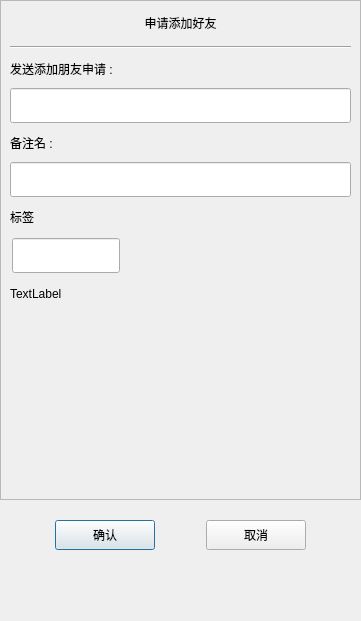
<?xml version="1.0" encoding="UTF-8"?>
<ui version="4.0">
 <class>AuthenFriend</class>
 <widget class="QDialog" name="AuthenFriend">
  <property name="geometry">
   <rect>
    <x>0</x>
    <y>0</y>
    <width>361</width>
    <height>621</height>
   </rect>
  </property>
  <property name="minimumSize">
   <size>
    <width>361</width>
    <height>621</height>
   </size>
  </property>
  <property name="maximumSize">
   <size>
    <width>361</width>
    <height>621</height>
   </size>
  </property>
  <property name="windowTitle">
   <string>Dialog</string>
  </property>
  <layout class="QVBoxLayout" name="verticalLayout">
   <property name="spacing">
    <number>0</number>
   </property>
   <property name="leftMargin">
    <number>0</number>
   </property>
   <property name="topMargin">
    <number>0</number>
   </property>
   <property name="rightMargin">
    <number>0</number>
   </property>
   <property name="bottomMargin">
    <number>0</number>
   </property>
   <item>
    <widget class="QScrollArea" name="scrollArea">
     <property name="minimumSize">
      <size>
       <width>0</width>
       <height>500</height>
      </size>
     </property>
     <property name="maximumSize">
      <size>
       <width>16777215</width>
       <height>500</height>
      </size>
     </property>
     <property name="widgetResizable">
      <bool>true</bool>
     </property>
     <widget class="QWidget" name="scrollcontent">
      <property name="geometry">
       <rect>
        <x>0</x>
        <y>0</y>
        <width>359</width>
        <height>498</height>
       </rect>
      </property>
      <property name="minimumSize">
       <size>
        <width>0</width>
        <height>0</height>
       </size>
      </property>
      <layout class="QVBoxLayout" name="verticalLayout_2">
       <property name="spacing">
        <number>0</number>
       </property>
       <property name="leftMargin">
        <number>0</number>
       </property>
       <property name="rightMargin">
        <number>0</number>
       </property>
       <item>
        <widget class="QLabel" name="apply_lb">
         <property name="minimumSize">
          <size>
           <width>0</width>
           <height>25</height>
          </size>
         </property>
         <property name="maximumSize">
          <size>
           <width>16777215</width>
           <height>25</height>
          </size>
         </property>
         <property name="text">
          <string>申请添加好友</string>
         </property>
         <property name="alignment">
          <set>Qt::AlignCenter</set>
         </property>
        </widget>
       </item>
       <item>
        <widget class="QWidget" name="apply_wid" native="true">
         <layout class="QVBoxLayout" name="verticalLayout_3">
          <property name="spacing">
           <number>7</number>
          </property>
          <property name="topMargin">
           <number>11</number>
          </property>
          <item>
           <widget class="Line" name="line">
            <property name="orientation">
             <enum>Qt::Horizontal</enum>
            </property>
           </widget>
          </item>
          <item>
           <widget class="QLabel" name="label">
            <property name="minimumSize">
             <size>
              <width>0</width>
              <height>25</height>
             </size>
            </property>
            <property name="maximumSize">
             <size>
              <width>16777215</width>
              <height>16777215</height>
             </size>
            </property>
            <property name="text">
             <string>发送添加朋友申请 :</string>
            </property>
           </widget>
          </item>
          <item>
           <widget class="CustomizeEdit" name="name_ed">
            <property name="minimumSize">
             <size>
              <width>0</width>
              <height>35</height>
             </size>
            </property>
            <property name="maximumSize">
             <size>
              <width>16777215</width>
              <height>35</height>
             </size>
            </property>
           </widget>
          </item>
          <item>
           <widget class="QLabel" name="label_2">
            <property name="minimumSize">
             <size>
              <width>0</width>
              <height>25</height>
             </size>
            </property>
            <property name="maximumSize">
             <size>
              <width>16777215</width>
              <height>16777215</height>
             </size>
            </property>
            <property name="text">
             <string>备注名 :</string>
            </property>
           </widget>
          </item>
          <item>
           <widget class="CustomizeEdit" name="back_ed">
            <property name="minimumSize">
             <size>
              <width>0</width>
              <height>35</height>
             </size>
            </property>
            <property name="maximumSize">
             <size>
              <width>16777215</width>
              <height>35</height>
             </size>
            </property>
           </widget>
          </item>
          <item>
           <widget class="QLabel" name="label_3">
            <property name="minimumSize">
             <size>
              <width>0</width>
              <height>25</height>
             </size>
            </property>
            <property name="maximumSize">
             <size>
              <width>16777215</width>
              <height>16777215</height>
             </size>
            </property>
            <property name="text">
             <string>标签</string>
            </property>
           </widget>
          </item>
          <item>
           <widget class="QWidget" name="lb_group_wid" native="true">
            <property name="minimumSize">
             <size>
              <width>0</width>
              <height>50</height>
             </size>
            </property>
            <layout class="QVBoxLayout" name="verticalLayout_4">
             <property name="spacing">
              <number>0</number>
             </property>
             <property name="leftMargin">
              <number>0</number>
             </property>
             <property name="topMargin">
              <number>0</number>
             </property>
             <property name="rightMargin">
              <number>0</number>
             </property>
             <property name="bottomMargin">
              <number>0</number>
             </property>
             <item>
              <widget class="QWidget" name="gridWidget" native="true">
               <property name="minimumSize">
                <size>
                 <width>0</width>
                 <height>40</height>
                </size>
               </property>
               <property name="maximumSize">
                <size>
                 <width>16777215</width>
                 <height>40</height>
                </size>
               </property>
               <widget class="CustomizeEdit" name="lb_ed">
                <property name="geometry">
                 <rect>
                  <x>2</x>
                  <y>2</y>
                  <width>108</width>
                  <height>35</height>
                 </rect>
                </property>
                <property name="maximumSize">
                 <size>
                  <width>16777215</width>
                  <height>35</height>
                 </size>
                </property>
               </widget>
              </widget>
             </item>
             <item>
              <widget class="QWidget" name="input_tip_wid" native="true">
               <property name="minimumSize">
                <size>
                 <width>0</width>
                 <height>35</height>
                </size>
               </property>
               <property name="maximumSize">
                <size>
                 <width>16777215</width>
                 <height>16777215</height>
                </size>
               </property>
               <layout class="QVBoxLayout" name="verticalLayout_5">
                <property name="spacing">
                 <number>0</number>
                </property>
                <property name="leftMargin">
                 <number>0</number>
                </property>
                <property name="topMargin">
                 <number>0</number>
                </property>
                <property name="rightMargin">
                 <number>0</number>
                </property>
                <property name="bottomMargin">
                 <number>0</number>
                </property>
                <item>
                 <widget class="ClickedOnceLabel" name="tip_lb">
                  <property name="minimumSize">
                   <size>
                    <width>0</width>
                    <height>0</height>
                   </size>
                  </property>
                  <property name="maximumSize">
                   <size>
                    <width>16777215</width>
                    <height>16777215</height>
                   </size>
                  </property>
                  <property name="text">
                   <string>TextLabel</string>
                  </property>
                 </widget>
                </item>
               </layout>
              </widget>
             </item>
            </layout>
           </widget>
          </item>
          <item>
           <widget class="QWidget" name="widget" native="true">
            <property name="minimumSize">
             <size>
              <width>0</width>
              <height>60</height>
             </size>
            </property>
            <layout class="QHBoxLayout" name="horizontalLayout_2">
             <property name="leftMargin">
              <number>0</number>
             </property>
             <property name="topMargin">
              <number>0</number>
             </property>
             <property name="rightMargin">
              <number>0</number>
             </property>
             <property name="bottomMargin">
              <number>0</number>
             </property>
             <item>
              <widget class="QWidget" name="lb_list" native="true">
               <property name="minimumSize">
                <size>
                 <width>287</width>
                 <height>50</height>
                </size>
               </property>
               <property name="maximumSize">
                <size>
                 <width>287</width>
                 <height>16777215</height>
                </size>
               </property>
              </widget>
             </item>
             <item>
              <widget class="QWidget" name="more_li_wid" native="true">
               <property name="minimumSize">
                <size>
                 <width>30</width>
                 <height>0</height>
                </size>
               </property>
               <property name="maximumSize">
                <size>
                 <width>30</width>
                 <height>16777215</height>
                </size>
               </property>
               <layout class="QVBoxLayout" name="verticalLayout_6">
                <property name="spacing">
                 <number>7</number>
                </property>
                <property name="leftMargin">
                 <number>2</number>
                </property>
                <property name="topMargin">
                 <number>2</number>
                </property>
                <property name="rightMargin">
                 <number>2</number>
                </property>
                <property name="bottomMargin">
                 <number>2</number>
                </property>
                <item>
                 <spacer name="verticalSpacer_3">
                  <property name="orientation">
                   <enum>Qt::Vertical</enum>
                  </property>
                  <property name="sizeHint" stdset="0">
                   <size>
                    <width>20</width>
                    <height>40</height>
                   </size>
                  </property>
                 </spacer>
                </item>
                <item>
                 <widget class="ClickedOnceLabel" name="more_lb">
                  <property name="minimumSize">
                   <size>
                    <width>25</width>
                    <height>25</height>
                   </size>
                  </property>
                  <property name="maximumSize">
                   <size>
                    <width>25</width>
                    <height>25</height>
                   </size>
                  </property>
                  <property name="text">
                   <string/>
                  </property>
                 </widget>
                </item>
                <item>
                 <spacer name="verticalSpacer_4">
                  <property name="orientation">
                   <enum>Qt::Vertical</enum>
                  </property>
                  <property name="sizeHint" stdset="0">
                   <size>
                    <width>20</width>
                    <height>60</height>
                   </size>
                  </property>
                 </spacer>
                </item>
               </layout>
              </widget>
             </item>
            </layout>
           </widget>
          </item>
         </layout>
        </widget>
       </item>
      </layout>
     </widget>
    </widget>
   </item>
   <item>
    <spacer name="verticalSpacer">
     <property name="orientation">
      <enum>Qt::Vertical</enum>
     </property>
     <property name="sizeType">
      <enum>QSizePolicy::Fixed</enum>
     </property>
     <property name="sizeHint" stdset="0">
      <size>
       <width>20</width>
       <height>10</height>
      </size>
     </property>
    </spacer>
   </item>
   <item>
    <widget class="QWidget" name="apply_sure_wid" native="true">
     <property name="minimumSize">
      <size>
       <width>0</width>
       <height>50</height>
      </size>
     </property>
     <layout class="QHBoxLayout" name="horizontalLayout">
      <item>
       <spacer name="horizontalSpacer">
        <property name="orientation">
         <enum>Qt::Horizontal</enum>
        </property>
        <property name="sizeHint" stdset="0">
         <size>
          <width>40</width>
          <height>20</height>
         </size>
        </property>
       </spacer>
      </item>
      <item>
       <widget class="ClickedBtn" name="sure_btn">
        <property name="minimumSize">
         <size>
          <width>100</width>
          <height>30</height>
         </size>
        </property>
        <property name="maximumSize">
         <size>
          <width>100</width>
          <height>30</height>
         </size>
        </property>
        <property name="text">
         <string>确认</string>
        </property>
       </widget>
      </item>
      <item>
       <spacer name="horizontalSpacer_2">
        <property name="orientation">
         <enum>Qt::Horizontal</enum>
        </property>
        <property name="sizeHint" stdset="0">
         <size>
          <width>40</width>
          <height>20</height>
         </size>
        </property>
       </spacer>
      </item>
      <item>
       <widget class="ClickedBtn" name="cancel_btn">
        <property name="minimumSize">
         <size>
          <width>100</width>
          <height>30</height>
         </size>
        </property>
        <property name="maximumSize">
         <size>
          <width>100</width>
          <height>30</height>
         </size>
        </property>
        <property name="text">
         <string>取消</string>
        </property>
       </widget>
      </item>
      <item>
       <spacer name="horizontalSpacer_3">
        <property name="orientation">
         <enum>Qt::Horizontal</enum>
        </property>
        <property name="sizeHint" stdset="0">
         <size>
          <width>40</width>
          <height>20</height>
         </size>
        </property>
       </spacer>
      </item>
     </layout>
    </widget>
   </item>
   <item>
    <spacer name="verticalSpacer_2">
     <property name="orientation">
      <enum>Qt::Vertical</enum>
     </property>
     <property name="sizeHint" stdset="0">
      <size>
       <width>20</width>
       <height>55</height>
      </size>
     </property>
    </spacer>
   </item>
  </layout>
 </widget>
 <customwidgets>
  <customwidget>
   <class>ClickedBtn</class>
   <extends>QPushButton</extends>
   <header location="global">clickedbtn.h</header>
  </customwidget>
  <customwidget>
   <class>CustomizeEdit</class>
   <extends>QLineEdit</extends>
   <header location="global">customizeedit.h</header>
  </customwidget>
  <customwidget>
   <class>ClickedOnceLabel</class>
   <extends>QLabel</extends>
   <header>clickedoncelabel.h</header>
  </customwidget>
 </customwidgets>
 <resources/>
 <connections/>
</ui>
